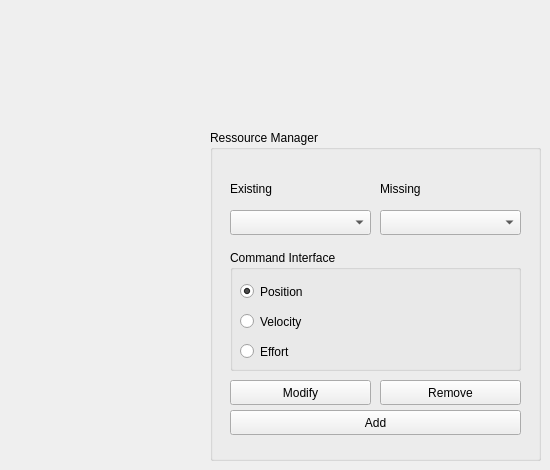
    <widget class="QWidget" name="tab_14">
     <attribute name="title">
      <string>ROS2 Control</string>
     </attribute>
     <widget class="QGroupBox" name="groupBox_196">
      <property name="geometry">
       <rect>
        <x>210</x>
        <y>130</y>
        <width>331</width>
        <height>331</height>
       </rect>
      </property>
      <property name="title">
       <string>Ressource Manager</string>
      </property>
      <widget class="QLabel" name="label_612">
       <property name="geometry">
        <rect>
         <x>20</x>
         <y>50</y>
         <width>61</width>
         <height>17</height>
        </rect>
       </property>
       <property name="text">
        <string>Existing</string>
       </property>
      </widget>
      <widget class="QComboBox" name="comboBox_ros2control_existing">
       <property name="geometry">
        <rect>
         <x>20</x>
         <y>80</y>
         <width>141</width>
         <height>25</height>
        </rect>
       </property>
      </widget>
      <widget class="QPushButton" name="ros2_modify_button">
       <property name="geometry">
        <rect>
         <x>20</x>
         <y>250</y>
         <width>141</width>
         <height>25</height>
        </rect>
       </property>
       <property name="text">
        <string>Modify</string>
       </property>
      </widget>
      <widget class="QPushButton" name="add_button_ros2">
       <property name="geometry">
        <rect>
         <x>20</x>
         <y>280</y>
         <width>291</width>
         <height>25</height>
        </rect>
       </property>
       <property name="text">
        <string>Add</string>
       </property>
      </widget>
      <widget class="QComboBox" name="comboBox_ros2control_missing">
       <property name="geometry">
        <rect>
         <x>170</x>
         <y>80</y>
         <width>141</width>
         <height>25</height>
        </rect>
       </property>
      </widget>
      <widget class="QLabel" name="label_613">
       <property name="geometry">
        <rect>
         <x>170</x>
         <y>50</y>
         <width>61</width>
         <height>17</height>
        </rect>
       </property>
       <property name="text">
        <string>Missing</string>
       </property>
      </widget>
      <widget class="QGroupBox" name="groupBox_197">
       <property name="geometry">
        <rect>
         <x>20</x>
         <y>120</y>
         <width>291</width>
         <height>121</height>
        </rect>
       </property>
       <property name="title">
        <string>Command Interface</string>
       </property>
       <widget class="QRadioButton" name="radioButton_velocity_existing">
        <property name="geometry">
         <rect>
          <x>10</x>
          <y>60</y>
          <width>112</width>
          <height>23</height>
         </rect>
        </property>
        <property name="text">
         <string>Velocity</string>
        </property>
       </widget>
       <widget class="QRadioButton" name="radioButton_effort_existing">
        <property name="geometry">
         <rect>
          <x>10</x>
          <y>90</y>
          <width>112</width>
          <height>23</height>
         </rect>
        </property>
        <property name="text">
         <string>Effort</string>
        </property>
       </widget>
       <widget class="QRadioButton" name="radioButton_position_existing">
        <property name="geometry">
         <rect>
          <x>10</x>
          <y>30</y>
          <width>112</width>
          <height>23</height>
         </rect>
        </property>
        <property name="text">
         <string>Position</string>
        </property>
        <property name="checked">
         <bool>true</bool>
        </property>
       </widget>
      </widget>
      <widget class="QPushButton" name="ros2_remove_button">
       <property name="geometry">
        <rect>
         <x>170</x>
         <y>250</y>
         <width>141</width>
         <height>25</height>
        </rect>
       </property>
       <property name="text">
        <string>Remove</string>
       </property>
      </widget>
     </widget>
    </widget>
